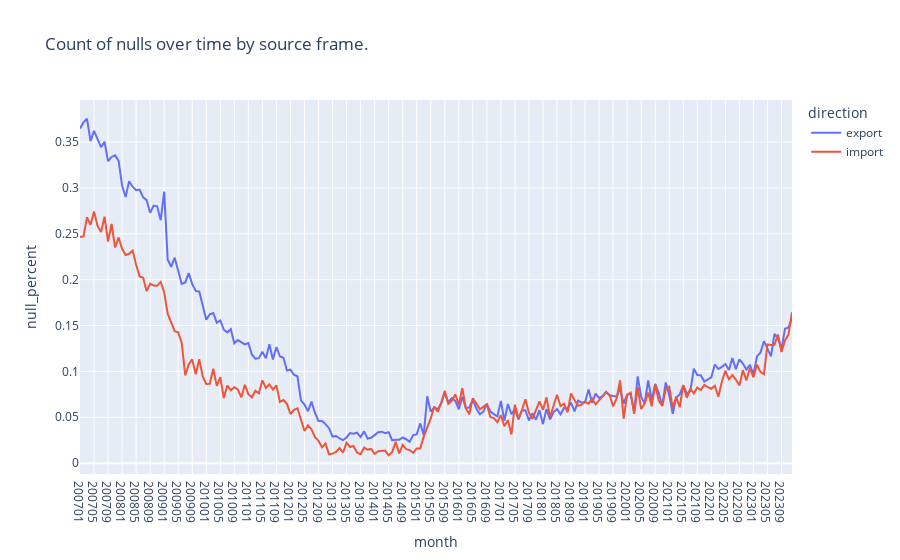

The cell this chart's notebook holds for it:
### Code cell
nulls_over_time_plotly(main_lf, 'direction', 'month', 'vessel_capacity')

### Figure 1 — Plotly figure (JSON) as saved in the notebook; plotly's stock layout.template omitted (floating-point values rounded to 4 significant figures; data arrays with more than 128 entries replaced by an {"elided": "..."} marker saying what was removed)
{"data": [{"hovertemplate": "direction=export<br>month=%{x}<br>null_percent=%{y}<extra></extra>", "legendgroup": "export", "line": {"color": "#636efa", "dash": "solid"}, "marker": {"symbol": "circle"}, "mode": "lines", "name": "export", "orientation": "v", "showlegend": true, "type": "scatter", "x": {"elided": "204 str values"}, "xaxis": "x", "y": {"elided": "204 float values"}, "yaxis": "y"}, {"hovertemplate": "direction=import<br>month=%{x}<br>null_percent=%{y}<extra></extra>", "legendgroup": "import", "line": {"color": "#EF553B", "dash": "solid"}, "marker": {"symbol": "circle"}, "mode": "lines", "name": "import", "orientation": "v", "showlegend": true, "type": "scatter", "x": {"elided": "204 str values"}, "xaxis": "x", "y": {"elided": "204 float values"}, "yaxis": "y"}], "layout": {"legend": {"title": {"text": "direction"}, "tracegroupgap": 0}, "title": {"text": "Count of nulls over time by source frame."}, "xaxis": {"anchor": "y", "domain": [0, 1], "title": {"text": "month"}}, "yaxis": {"anchor": "x", "domain": [0, 1], "title": {"text": "null_percent"}}}}
